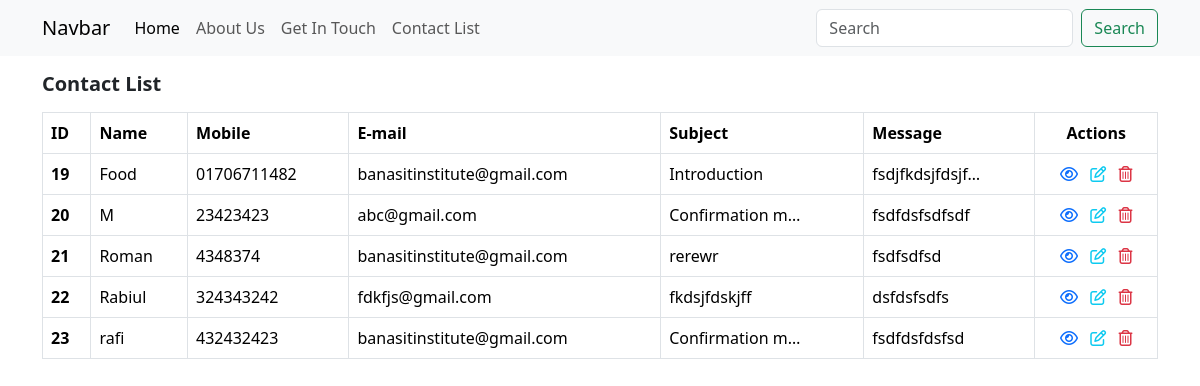
Screenshot of /contact/list/ with the database file from the repository.
### firstapp/models.py (models this page shows, shortened)
class Contact(models.Model):
    name = models.CharField(max_length=255)
    phone = models.CharField(max_length=15)
    email = models.EmailField()
    subject = models.CharField(max_length=255)
    message = models.TextField()
    created_at = models.DateTimeField(auto_now_add=True)
    updated_at = models.DateTimeField(auto_now=True)
    class Meta:
        verbose_name = 'Contact'
        verbose_name_plural = 'Contacts'

### firstapp/views.py (the view)
# urls.py: path('contact/list/', views.contact_list, name="contact_list"),
def contact_list(request):
    contacts = Contact.objects.all()
    return render(request, 'contact_list.html', {'contacts': contacts})

### firstapp/templates/contact_list.html (shortened to what this page needs)
{% extends "base.html" %}
{% load static %}
{% block content %}
<section id="contact">
    <div class="container">
        <div class="row justify-content-center align-items-center">
            <div class="col-12 col-md-12 col-lg-12">
                <table class="table table-bordered">
                  <div class="row align-items-center">
                    <div class="col-4">
                      <h5 class="fw-bolder my-3">Contact List</h5>
                    </div>
                  </div>
                    <thead>
                      <tr>
                        <th>ID</th>
                        <th>Name</th>
                        <th>Mobile</th>
                        <th>E-mail</th>
                        <th>Subject</th>
                        <th>Message</th>
                        <th class="text-center">Actions</th>
                      </tr>
                    </thead>
                    <tbody>
                      {% for c in contacts %}
                      <tr>
                        <th scope="row">{{ c.pk }}</th>
                        <td>{{ c.name }}</td>
                        <td>{{ c.phone }}</td>
                        <td>{{ c.email }}</td>
                        <td>{{ c.subject|truncatechars_html:15 }}</td>
                        <td>{{ c.message|truncatechars_html:15 }}</td>
                        <td class="text-center">
                          <a href="{% url 'contact_view' c.pk %}" class="text-primary"><i class="fa-regular fa-eye"></i></a>
                          <a href="{% url 'contact_edit' c.pk %}" class="text-info mx-2"><i class="fa-regular fa-pen-to-square"></i></a>
                          <a href="{% url 'contact_delete' c.pk %}" class="text-danger"><i class="fa-regular fa-trash-can"></i></a>
                        </td>
                      </tr>
                      {% empty %}
                      <tr>
                        <td colspan="7" class="text-center">No contact data available.</td>
                      </tr>
                      {% endfor %}
                    </tbody>
                  </table>
            </div>
        </div>
    </div>
</section>
{% endblock content %}

### firstapp/templates/base.html (shortened to what this page needs)
{% load static %}
<!DOCTYPE html>
<html lang="en">
<head>
    <link rel="stylesheet" href="{% static 'css/bootstrap.min.css' %}">
    <link rel="stylesheet" href="https://cdnjs.cloudflare.com/ajax/libs/font-awesome/6.5.2/css/all.min.css"/>
    <link rel="stylesheet" href="{% static 'css/style.css' %}">
</head>
<body>
    {% include "includes/header.html" %}
    {% block content %}
    {% endblock content %}
</body>
</html>

### firstapp/templates/includes/header.html (shortened to what this page needs)
<nav class="navbar navbar-expand-lg bg-body-tertiary">
  <div class="container">
    <a class="navbar-brand" href="/">Navbar</a>
    <div class="collapse navbar-collapse" id="navbarSupportedContent">
      <ul class="navbar-nav me-auto mb-2 mb-lg-0">
        <li class="nav-item">
          <a class="nav-link active" aria-current="page" href="/">Home</a>
        </li>
        <li class="nav-item">
          <a class="nav-link" href="{% url 'about' %}">About Us</a>
        </li>
        <li class="nav-item">
          <a class="nav-link" href="{% url 'contact' %}">Get In Touch</a>
        </li>
        <li class="nav-item">
          <a class="nav-link" href="{% url 'contact_list' %}">Contact List</a>
        </li>
      </ul>
      <form class="d-flex" role="search" action="{% url 'contact_search' %}" method="get">
        <input class="form-control me-2" type="search" name="q" placeholder="Search" aria-label="Search">
        <button class="btn btn-outline-success" type="submit">Search</button>
      </form>
    </div>
  </div>
</nav>

### rows the page displays
Contact: pk "19", name "Food", phone "01706711482", email "banasitinstitute@gmail.com", subject "Introduction", message "fsdjfkdsjfdsjf…"
Contact: pk "20", name "M", phone "23423423", email "abc@gmail.com", subject "Confirmation m…", message "fsdfdsfsdfsdf"
Contact: pk "21", name "Roman", phone "4348374", email "banasitinstitute@gmail.com", subject "rerewr", message "fsdfsdfsd"
Contact: pk "22", name "Rabiul", phone "324343242", email "fdkfjs@gmail.com", subject "fkdsjfdskjff", message "dsfdsfsdfs"
Contact: pk "23", name "rafi", phone "432432423", email "banasitinstitute@gmail.com", subject "Confirmation m…", message "fsdfdsfdsfsd"
